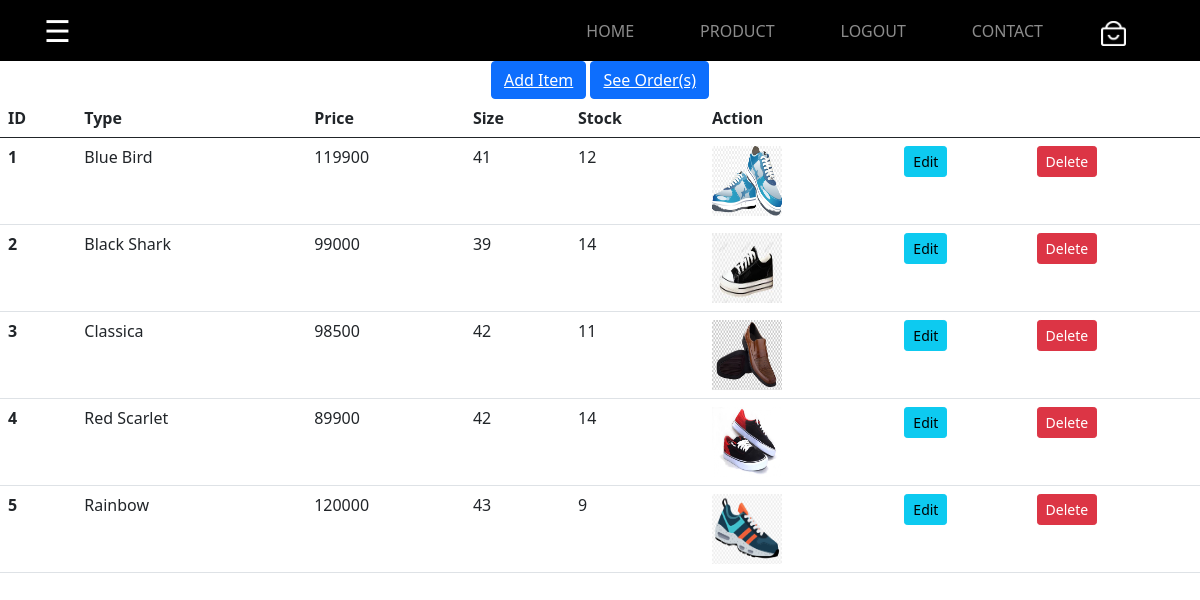
The app's page /admin.php (signed in) with its own data.
### tables this page shows
CREATE TABLE `product` (
  `id` int(11) NOT NULL,
  `tipe` varchar(128) NOT NULL,
  `harga` int(11) NOT NULL,
  `ukuran` int(11) NOT NULL,
  `stok` int(11) NOT NULL,
  `img` longblob NOT NULL
);

### admin.php (the view, shortened to what this page needs)
<?php
  echo "<div class='container-fluid' style='background-color: black;'";
  include_once("navbar.php");
  echo "</div>";
  include_once('connection.php');
  if(!isset($_SESSION['userweb']))
    header("location:index.php");
  else
    if($_SESSION['status']!="admin")
      header("location:index.php");
?>
<!DOCTYPE html>
<html lang="en" dir="ltr">
  <head>
  </head>
  <body>
    <div class="container text-center">
    <button class="btn btn-primary"><a style="color: white;" href="addProduct.php">Add Item</a></button>
    <button class="btn btn-primary"><a style="color: white;" href="cekOrder.php">See Order(s)</a></button>
    </div>
  <table class="table">
  <thead>
    <tr>
      <th scope="col">ID</th>
      <th scope="col">Type</th>
      <th scope="col">Price</th>
      <th scope="col">Size</th>
      <th scope="col">Stock</th>
      <th scope="col" colspan="3">Action</th>
    </tr>
  </thead>
  <tbody>
      <?php
        $sql = "SELECT * FROM product";
        $result = $connect->query($sql);
        $counter = 0;
        if($result->num_rows>0){
         while ($row = $result->fetch_assoc()){
           $counter++;
           echo "<tr>" .
                "<th scope='row'> $counter </th>" .
                "<td> {$row['tipe']} </td>" .
                "<td> {$row['harga']} </td>" .
                "<td> {$row['ukuran']} </td>" .
                "<td> {$row['stok']} </td>" .
                "<td><img src='{$row['img']}' width=70px height=70px></td>" .
                "<form action='update.php' method='post'>" .
                "<input name='id' value={$row['id']} hidden>".
                "<td><button type='submit' class='btn btn-sm btn-info'>Edit</button></td>" .
                "</form>" .
                "<form action='' method='post'>" .
                "<input name='id' value={$row['id']} hidden>".
                "<td><button name='del' class='btn btn-sm btn-danger'>Delete</button></td>" .
                "</form></tr>" ;
         }
        }
        ?>
  </tbody>
</table>
  </body>
</html>

### records on screen
product: tipe "Blue Bird", harga "119900", ukuran "41", stok "12", img (picture)
product: tipe "Black Shark", harga "99000", ukuran "39", stok "14", img (picture)
product: tipe "Classica", harga "98500", ukuran "42", stok "11", img (picture)
product: tipe "Red Scarlet", harga "89900", ukuran "42", stok "14", img (picture)
product: tipe "Rainbow", harga "120000", ukuran "43", stok "9", img (picture)

### other values on screen
$text "LOGOUT"
